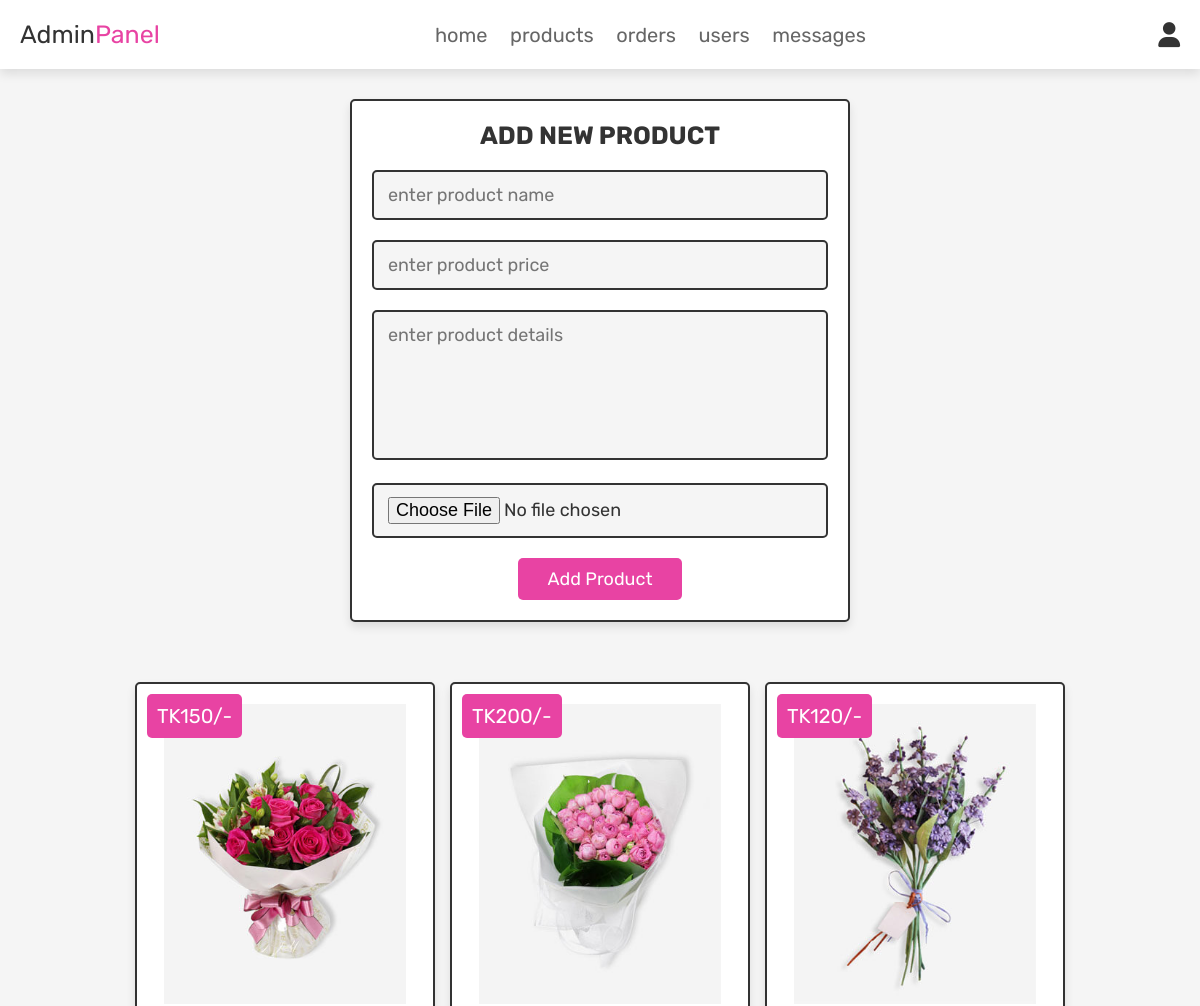
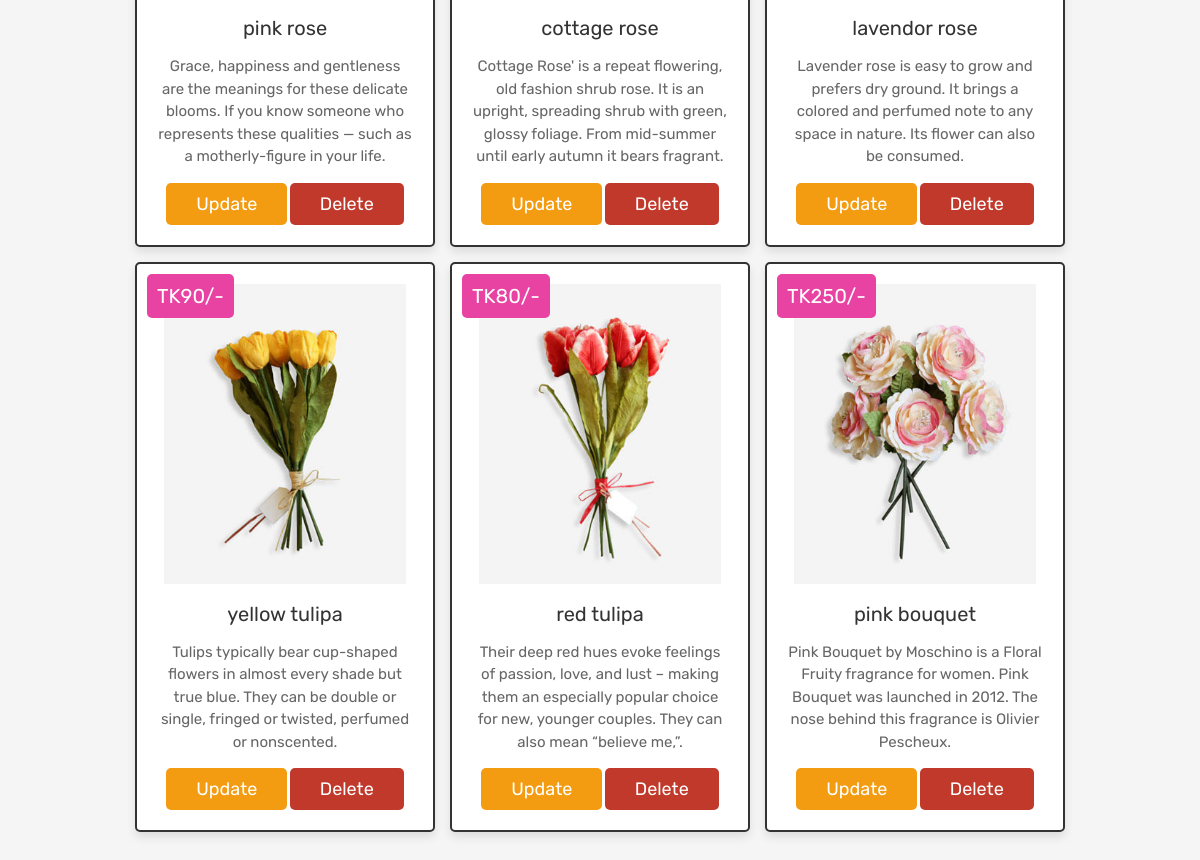
Screenshot of /admin_products.php (signed in) with the database file from the repository (2 pictures, top to bottom).
### tables this page shows
CREATE TABLE `products` (
  `id` int(100) NOT NULL,
  `name` varchar(100) NOT NULL,
  `details` varchar(500) NOT NULL,
  `price` int(100) NOT NULL,
  `image` varchar(100) NOT NULL
);

### admin_products.php (the view, shortened to what this page needs)
<?php
@include 'config.php';
?>
<!DOCTYPE html>
<html lang="en">
<head>
   <link rel="stylesheet" href="https://cdnjs.cloudflare.com/ajax/libs/font-awesome/6.0.0/css/all.min.css">
   <link rel="stylesheet" href="css/admin_style.css">
</head>
<body>
<?php @include 'admin_header.php'; ?>
<section class="add-products">
   <form action="" method="POST" enctype="multipart/form-data">
      <h3>add new product</h3>
      <input type="text" class="box" required placeholder="enter product name" name="name">
      <input type="number" min="0" class="box" required placeholder="enter product price" name="price">
      <textarea name="details" class="box" required placeholder="enter product details" cols="30" rows="10"></textarea>
      <input type="file" accept="image/jpg, image/jpeg, image/png" required class="box" name="image">
      <input type="submit" value="add product" name="add_product" class="btn">
   </form>
</section>
<section class="show-products">
   <div class="box-container">
      <?php
         $select_products = mysqli_query($conn, "SELECT * FROM `products`") or die('query failed');
         if(mysqli_num_rows($select_products) > 0){
            while($fetch_products = mysqli_fetch_assoc($select_products)){
      ?>
      <div class="box">
         <div class="price">TK<?php echo $fetch_products['price']; ?>/-</div>
         <img class="image" src="uploaded_img/<?php echo $fetch_products['image']; ?>" alt="">
         <div class="name"><?php echo $fetch_products['name']; ?></div>
         <div class="details"><?php echo $fetch_products['details']; ?></div>
         <a href="admin_update_product.php?update=<?php echo $fetch_products['id']; ?>" class="option-btn">update</a>
         <a href="admin_products.php?delete=<?php echo $fetch_products['id']; ?>" class="delete-btn" onclick="return confirm('delete this product?');">delete</a>
      </div>
      <?php
         }
      }else{
         echo '<p class="empty">no products added yet!</p>';
      }
      ?>
   </div>
</section>
</body>
</html>

### admin_header.php (shortened to what this page needs)
<header class="header">
   <div class="flex">
      <a href="admin_page.php" class="logo">Admin<span>Panel</span></a>
      <nav class="navbar">
         <a href="admin_page.php">home</a>
         <a href="admin_products.php">products</a>
         <a href="admin_orders.php">orders</a>
         <a href="admin_users.php">users</a>
         <a href="admin_contacts.php">messages</a>
      </nav>
      <div class="icons">
         <div id="user-btn" class="fas fa-user"></div>
      </div>
   </div>
</header>

### css/admin_style.css (style rules this page uses)
:root { --pink:#e843a3; --red:#c0392b; --orange:#f39c12; --black:#333; --white:#fff; --light-color:#666; --light-white:#ccc; --light-bg:#f5f5f5; --border:.2rem solid var(--black); --box-shadow:0 .5rem 1rem rgba(0,0,0,.1); }
* { font-family: 'Rubik', sans-serif; margin:0; padding:0; box-sizing: border-box; outline: none; border:none; text-decoration: none; transition:all .2s linear; }
html { font-size: 62.5%; overflow-x: hidden; scroll-behavior: smooth; scroll-padding-top: 6.5rem; }
body { background: var(--light-bg); }
section { padding:3rem 2rem; }
.btn, .delete-btn, .option-btn { display: inline-block; border-radius: .5rem; margin-top: 1rem; font-size: 1.8rem; color:var(--white); cursor: pointer; padding:1rem 3rem; text-transform: capitalize; }
.btn { background-color: var(--pink); }
.delete-btn { background-color: var(--red); }
.option-btn { background-color: var(--orange); }
.header { position: sticky; top:0; left:0; right:0; z-index: 1000; background-color: var(--white); box-shadow: var(--box-shadow); }
.header .flex { display: flex; align-items: center; justify-content: space-between; padding:2rem; max-width: 1200px; margin:0 auto; position: relative; }
.header .flex .icons div { font-size: 2.5rem; margin-left: 1.7rem; cursor: pointer; color:var(--black); }
.header .flex .navbar a { margin:0 1rem; font-size: 2rem; color:var(--light-color); }
.header .flex .logo { font-size: 2.5rem; color:var(--black); }
.header .flex .logo span { color:var(--pink); }
.add-products form { max-width: 50rem; border-radius: .5rem; background-color: var(--white); border:var(--border); padding:2rem; text-align: center; margin:0 auto; box-shadow: var(--box-shadow); }
.add-products form h3 { font-size: 2.5rem; text-transform: uppercase; color:var(--black); margin-bottom: 1rem; }
.add-products form .box { width: 100%; margin:1rem 0; font-size: 1.8rem; color:var(--black); border-radius: .5rem; background-color: var(--light-bg); padding:1.2rem 1.4rem; border:var(--border); }
.add-products form textarea { height: 15rem; resize: none; }
.show-products .box-container { display: grid; grid-template-columns: repeat(auto-fit, 30rem); gap:1.5rem; align-items: flex-start; max-width: 1200px; margin: 0 auto; justify-content: center; }
.show-products .box-container .box { text-align: center; padding:2rem; border:var(--border); background-color: var(--white); box-shadow: var(--box-shadow); border-radius: .5rem; position: relative; }
.show-products .box-container .box .image { height: 30rem; margin-bottom: .5rem; }
.show-products .box-container .box .price { background-color: var(--pink); position: absolute; top:1rem; left:1rem; border-radius: .5rem; color:var(--white); padding:1rem; font-size: 2rem; }
.show-products .box-container .box .name { margin:1rem 0; font-size: 2rem; color:var(--black); }
.show-products .box-container .box .details { line-height: 1.5; color:var(--light-color); font-size: 1.5rem; padding:.5rem 0; }

### rows the page displays
products: price "150", image (picture), name "pink rose", details "Grace, happiness and gentleness are the meanings for these delicate blooms. If you know someone who represents these qualities — such as a motherly-figure in your life."
products: price "200", image (picture), name "cottage rose", details "Cottage Rose' is a repeat flowering, old fashion shrub rose. It is an upright, spreading shrub with green, glossy foliage. From mid-summer until early autumn it bears fragrant."
products: price "120", image (picture), name "lavendor rose", details "Lavender rose is easy to grow and prefers dry ground. It brings a colored and perfumed note to any space in nature. Its flower can also be consumed."
products: price "90", image (picture), name "yellow tulipa", details "Tulips typically bear cup-shaped flowers in almost every shade but true blue. They can be double or single, fringed or twisted, perfumed or nonscented."
products: price "80", image (picture), name "red tulipa", details "Their deep red hues evoke feelings of passion, love, and lust – making them an especially popular choice for new, younger couples. They can also mean “believe me,”."
products: price "250", image (picture), name "pink bouquet", details "Pink Bouquet by Moschino is a Floral Fruity fragrance for women. Pink Bouquet was launched in 2012. The nose behind this fragrance is Olivier Pescheux."
